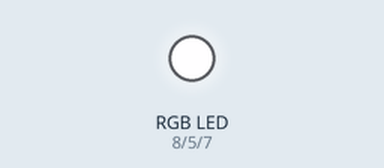
Bench run of a sketch on a simulated Arduino Uno, built with avr-gcc and run on an emulated ATmega328P. Parts: an RGB LED mixed from three pins (HIGH = lit).

Above: at 0.1 s.
Timing chart, 0 to 1.6 s (numbered marks = the images above):
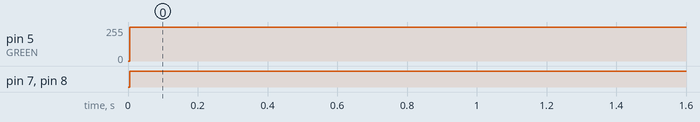

Measured:
- by itself, pin 5 (GREEN): 0/255 → 254/255 at 0.01 s
- by itself, pin 7 (BLUE), pin 8 (RED): LOW → HIGH at 0.01 s

The sketch:

LedController.ino
```cpp
// Author: Blake Freer
// Date: January 15, 2022
// Purpose: Transition between a pattern of RGB values from serial data

#include<SoftwareSerial.h>

// Pin numbers
#define RED 8
#define GREEN 5
#define BLUE 7
#define RX 3
#define DELAY_UNIT 10   // Base delay in milliseconds

typedef unsigned long ul;

typedef struct patternElement Element;
struct patternElement {
    byte r;
    byte g;
    byte b;
    byte dur;
};

bool fade(Element* e) {
    // Fade bit stored at end of Red value
    return (e->r) & 1;
}
bool repeat(Element* e) {
    // Repeat bit stored at end of Green value
    return (e->g) & 1;
}
ul duration(Element* e) {
    // Duration is stored as a floating point integer.
    // The mantissa is the last bit of Blue and first 4 bits of duration (5 bits total)
    // While the exponent is the last 4 bits of duration
    // Represents an integer in form m * b^e, 1 <= m <= 32, 0 <= e <= 15 to be multiplied by some base unit of duration ex. 10 ms

    ul base = (((e->b) & 1) * 16) + ((e->dur) >> 4) + 1; // +1 changes range from 0->31 to 1->32
    byte bl = e->b;
//    Serial.print("BLUE: "); Serial.println(bl, BIN);
    ul exponent = (e->dur) & 0b1111;
//    Serial.print("DUR: "); Serial.println(e->dur, DEC);
    return (base << exponent) * DELAY_UNIT;
}

void interpolateRGB(byte r1, byte g1, byte b1, byte r2, byte g2, byte b2, byte t){
    // Interpolate between two RGB values according to t
    // Used for fading between colours
    // t=0 => (r1, g1, b1), t=255 => (r2, g2, b2)
    analogWrite(RED, r1 + ((r2 - r1) * t / 256));
    analogWrite(GREEN, g1 + ((g2 - g1) * t / 256));
    analogWrite(BLUE, b1 + ((b2 - b1) * t / 256));
}

void setRGB(Element* e){
    // Set the PWM outputs
    analogWrite(RED, e->r);
    analogWrite(GREEN, e->g);
    analogWrite(BLUE, e->b);
}


patternElement elements[16]; // a pattern can be up to 16 elements long
byte patternLength; // How many elements are in the pattern?

// Pattern Control Variables
int curElementIndex = 0;
Element* curElement;
ul nextChange = 0;  // Change to next pattern element when millis() passes this value
ul fadeStart = 0;   // Start fading (if applicable) when this time is reached

SoftwareSerial serial(RX, 0); // TX is unused

void setup() {

    elements[0] = {0b11111110,0b11111110,0b11111111,0b11111111};

    patternLength = 1;
    serial.begin(9600);

    pinMode(RED, OUTPUT);
    pinMode(GREEN, OUTPUT);
    pinMode(BLUE, OUTPUT);

    curElementIndex = -1;
    nextChange = 0;
}

void loop() {
    if(serial.available() > 0){
        patternLength = 0;
        while(serial.available() > 0){
            // Read in bytes. Ensure that the next byte has arrived before trying to read it
            elements[patternLength].r = serial.read(); while(serial.available() == 0) delay(1);
            elements[patternLength].g = serial.read(); while(serial.available() == 0) delay(1);
            elements[patternLength].b = serial.read(); while(serial.available() == 0) delay(1);
            elements[patternLength].dur = serial.read(); delay(5); // Delay at end to ensure no more bytes are incoming

            patternLength++;
            if(patternLength >= 16) break; // There are only 16 element spaces so cut off at 16
        }
        nextChange = millis(); // Change immediately upon receving new instruction
        curElementIndex = -1; // Will become 0 (first element) immediately after this
    }
    if(millis() > nextChange){
        curElementIndex++;
        curElementIndex %= patternLength;
        curElement = &elements[curElementIndex];
        setRGB(curElement);
        nextChange = nextChange + duration(curElement);
        fadeStart = nextChange - (duration(curElement) >> 1); // Fade will be the last 1/2 of the duration (if applicable)
    }
    if(fade(curElement)){
        if(millis() > fadeStart){
            // Fade between current colour and next
            // use map() to convert range [fadeStart < millis < nextChange] to [0 < t < 255]
            Element* nextElement = &elements[(curElementIndex + 1) % patternLength];
            // Use interpolate to set RGB pin outputs
            interpolateRGB(curElement->r, curElement->g, curElement->b, nextElement->r, nextElement->g, nextElement->b, map(millis(), fadeStart, nextChange, 0, 255));
        }
    }
    delay(5);

}
```
